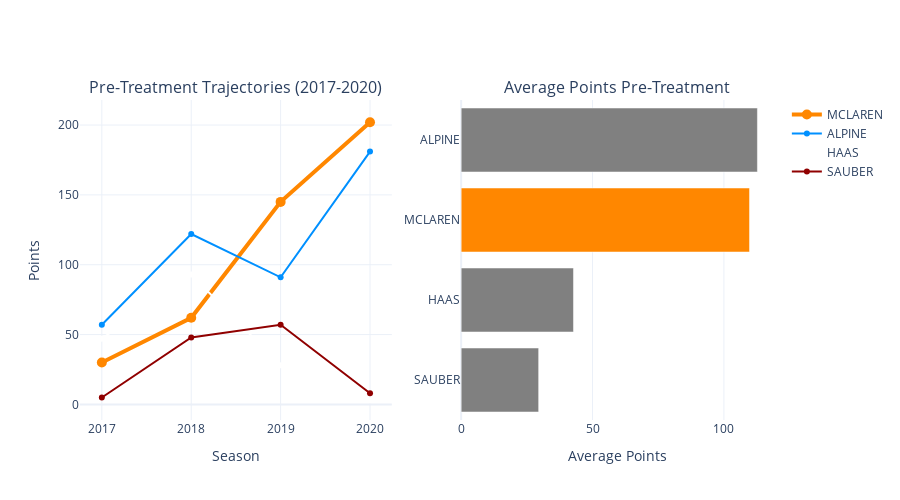

The notebook cell this image was saved under:
### Markdown cell above
# ============================================================================
# VISUALIZATION 2: PRE-TREATMENT TRENDS (2017-2020)
# ============================================================================

### Code cell
print("\n" + "="*80)
print("VISUALIZATION 2: PRE-TREATMENT PERIOD ANALYSIS")
print("="*80)

# Filter to pre-treatment period
pre_treatment = annual_df[
    (annual_df['season'] >= 2017) & 
    (annual_df['season'] <= 2020)
]

# Calculate pre-treatment statistics
pre_stats = pre_treatment.groupby('constructorName').agg({
    'points': ['mean', 'std', 'min', 'max']
}).round(1)

print("\nPre-treatment statistics (2017-2020):")
print(pre_stats)

# Create figure with subplots
fig = make_subplots(
    rows=1, cols=2,
    subplot_titles=(
        'Pre-Treatment Trajectories (2017-2020)',
        'Average Points Pre-Treatment'
    )
)

# Left plot: Pre-treatment trajectories
teams_to_plot = ['MCLAREN'] + list(donor_main_df['constructorName'].unique())

for team in teams_to_plot:
    team_data = pre_treatment[pre_treatment['constructorName'] == team].sort_values('season')
    
    is_mclaren = (team == 'MCLAREN')
    
    fig.add_trace(
        go.Scatter(
            x=team_data['season'],
            y=team_data['points'],
            mode='lines+markers',
            name=team,
            line=dict(
                color='#FF8700' if is_mclaren else colors.get(team, '#808080'),
                width=4 if is_mclaren else 2
            ),
            marker=dict(size=10 if is_mclaren else 6),
            showlegend=True
        ),
        row=1, col=1
    )

# Right plot: Average points bar chart
pre_means = pre_treatment.groupby('constructorName')['points'].mean().reset_index()
pre_means = pre_means[pre_means['constructorName'].isin(teams_to_plot)]
pre_means = pre_means.sort_values('points', ascending=True)

bar_colors = ['#FF8700' if team == 'MCLAREN' else '#808080' 
              for team in pre_means['constructorName']]

fig.add_trace(
    go.Bar(
        x=pre_means['points'],
        y=pre_means['constructorName'],
        orientation='h',
        marker_color=bar_colors,
        showlegend=False
    ),
    row=1, col=2
)

fig.update_xaxes(title_text="Season", row=1, col=1)
fig.update_yaxes(title_text="Points", row=1, col=1)
fig.update_xaxes(title_text="Average Points", row=1, col=2)

fig.update_layout(
    height=500,
    template='plotly_white',
    showlegend=True
)

fig.show()
fig.write_image("../outputs/figures/02_pre_treatment_analysis.png", scale=2)

### Figure 1 — Plotly figure (JSON) as saved in the notebook; plotly's stock layout.template omitted (floating-point values rounded to 4 significant figures)
{"data": [{"line": {"color": "#FF8700", "width": 4}, "marker": {"size": 10}, "mode": "lines+markers", "name": "MCLAREN", "showlegend": true, "type": "scatter", "x": [2017, 2018, 2019, 2020], "xaxis": "x", "y": [30.0, 62.0, 145.0, 202.0], "yaxis": "y"}, {"line": {"color": "#0090FF", "width": 2}, "marker": {"size": 6}, "mode": "lines+markers", "name": "ALPINE", "showlegend": true, "type": "scatter", "x": [2017, 2018, 2019, 2020], "xaxis": "x", "y": [57.0, 122.0, 91.0, 181.0], "yaxis": "y"}, {"line": {"color": "#FFFFFF", "width": 2}, "marker": {"size": 6}, "mode": "lines+markers", "name": "HAAS", "showlegend": true, "type": "scatter", "x": [2017, 2018, 2019, 2020], "xaxis": "x", "y": [47.0, 93.0, 28.0, 3.0], "yaxis": "y"}, {"line": {"color": "#900000", "width": 2}, "marker": {"size": 6}, "mode": "lines+markers", "name": "SAUBER", "showlegend": true, "type": "scatter", "x": [2017, 2018, 2019, 2020], "xaxis": "x", "y": [5.0, 48.0, 57.0, 8.0], "yaxis": "y"}, {"marker": {"color": ["#808080", "#808080", "#FF8700", "#808080"]}, "orientation": "h", "showlegend": false, "type": "bar", "x": [29.5, 42.75, 109.8, 112.8], "xaxis": "x2", "y": ["SAUBER", "HAAS", "MCLAREN", "ALPINE"], "yaxis": "y2"}], "layout": {"annotations": [{"font": {"size": 16}, "showarrow": false, "text": "Pre-Treatment Trajectories (2017-2020)", "x": 0.225, "xanchor": "center", "xref": "paper", "y": 1, "yanchor": "bottom", "yref": "paper"}, {"font": {"size": 16}, "showarrow": false, "text": "Average Points Pre-Treatment", "x": 0.775, "xanchor": "center", "xref": "paper", "y": 1, "yanchor": "bottom", "yref": "paper"}], "height": 500, "showlegend": true, "xaxis": {"anchor": "y", "domain": [0, 0.45], "title": {"text": "Season"}}, "xaxis2": {"anchor": "y2", "domain": [0.55, 1], "title": {"text": "Average Points"}}, "yaxis": {"anchor": "x", "domain": [0, 1], "title": {"text": "Points"}}, "yaxis2": {"anchor": "x2", "domain": [0, 1]}}}
